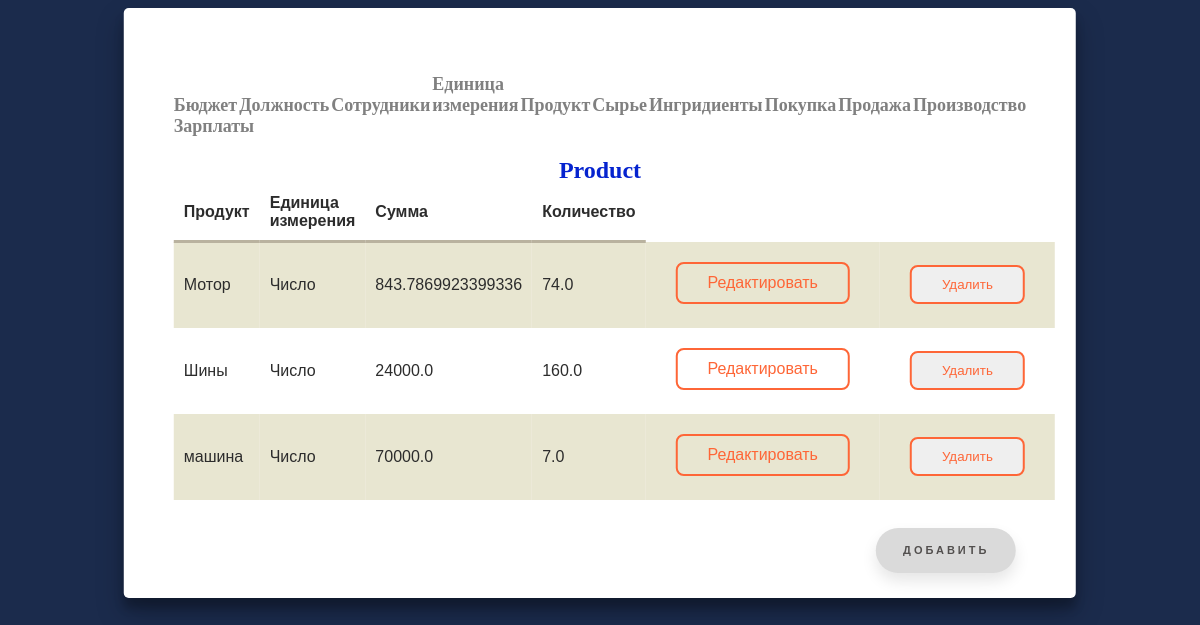
/product, run on the app's committed database.
### modul/models.py (models this page shows, shortened)
class  Products(models.Model):
    Product = models.CharField("Продукт",max_length=150)
    Unit = models.ForeignKey(Units,verbose_name="Единица измерения",null=True,on_delete=models.SET_NULL)
    Summ = models.FloatField("Сумма",default=0)
    Amount = models.FloatField("Количество",default=0)
    class Meta:
        verbose_name = 'Готовая продукция'
        verbose_name_plural = 'Готовые продукции'

class  Units(models.Model):
    Unit = models.CharField("Единица измерения",max_length=100)
    class Meta:
        verbose_name = 'Единица измерения'
        verbose_name_plural = 'Единицы измерения'

### modul/views.py (the view)
# urls.py: path("product",views.ProductsView.as_view(), name = 'product'),
class ProductsView(ListView):
    model = Products
    template_name = 'modul/product.html'
    context_object_name = 'products'

### modul/templates/modul/product.html
{% extends "modul/home.html" %}
{% block content %}
<h2>Product</h2>
                <table>
                    <tr>
                        <th>Продукт</th>
                        <th>Единица измерения</th>
                        <th>Сумма</th>
                        <th>Количество</th>
                    </tr>
                    {% for product in products %}
                        <tr>
                            <td>{{ product.Product }}</td>
                            <td>{{ product.Unit.Unit }}</td>
                            <td>{{ product.Summ }}</td>
                            <td>{{ product.Amount }}</td>
                            <td>
                                <a href="{% url 'productupdate' product.id %}" class="shine-button">Редактировать</a>
                            </td>
                            <td>
                                <form id="delete_form" action="{% url 'productdelete' product.id %}" method="post">{% csrf_token %}
                                    <button type="submit" class="shine-button">Удалить</button>
                                </form>
                            </td>
                        </tr>
                    {% endfor%}
                </table><br>
            <a href="{% url 'createproduct' %}" class="floating-button">Добавить</a>
{% endblock %}

### static/modul/css/main.css (style rules this page uses)
table { font-family: "Lucida Sans Unicode", "Lucida Grande", Sans-Serif; border-collapse: collapse; color: #2c2c2c; margin: auto; }
th { border-bottom: 3px solid #B9B29F; padding: 10px; text-align: left; }
td { padding: 10px; }
tr:nth-child(odd) { background: white; }
tr:nth-child(even) { background: #E8E6D1; }
.tabs h2 { text-align: center; font-family: "Montserrat"; color: #0523cf; font-weight: bold; padding: 10px 0 0 0; margin: 0; }
.shine-button { text-decoration: none; display: inline-block; padding: 10px 30px; margin: 10px 20px; position: relative; overflow: hidden; border: 2px solid #fe6637; border-radius: 8px; font-family: 'Montserrat', sans-serif; color: #fe6637; transition: .2s ease-in-out; }
.shine-button:before { content: ""; background: linear-gradient(90deg, rgba(255, 255, 255, .1), rgba(255, 255, 255, .5)); height: 50px; width: 50px; position: absolute; top: -8px; left: -75px; transform: skewX(-45deg); }
.floating-button { text-decoration: none; display: inline-block; width: 140px; height: 45px; line-height: 45px; border-radius: 45px; margin: 10px 20px; font-family: 'Montserrat', sans-serif; font-size: 11px; text-transform: uppercase; text-align: center; letter-spacing: 3px; font-weight: 600; color: #524f4e; background: rgb(218, 218, 218); box-shadow: 0 8px 15px rgba(0, 0, 0, .1); transition: .3s; position: absolute; right: 0; margin-right: 60px; }

### data on the page
Products: Product "Мотор", Unit.Unit "Число", Summ "843.7869923399336", Amount "74.0"
Products: Product "Шины", Unit.Unit "Число", Summ "24000.0", Amount "160.0"
Products: Product "машина", Unit.Unit "Число", Summ "70000.0", Amount "7.0"
